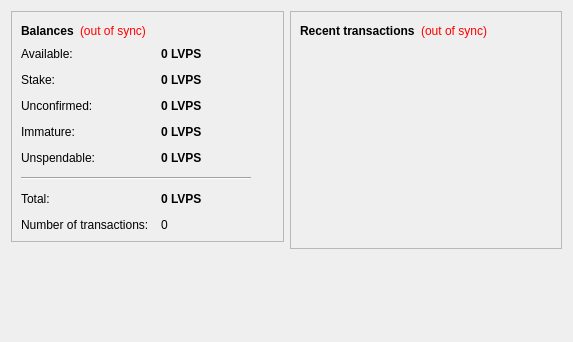
<?xml version="1.0" encoding="UTF-8"?>
<ui version="4.0">
 <class>OverviewPage</class>
 <widget class="QWidget" name="OverviewPage">
  <property name="geometry">
   <rect>
    <x>0</x>
    <y>0</y>
    <width>573</width>
    <height>342</height>
   </rect>
  </property>
  <property name="windowTitle">
   <string>Form</string>
  </property>
  <layout class="QHBoxLayout" name="horizontalLayout" stretch="1,1">
   <item>
    <layout class="QVBoxLayout" name="verticalLayout_2">
     <item>
      <widget class="QFrame" name="frame">
       <property name="frameShape">
        <enum>QFrame::StyledPanel</enum>
       </property>
       <property name="frameShadow">
        <enum>QFrame::Raised</enum>
       </property>
       <layout class="QVBoxLayout" name="verticalLayout_4">
        <item>
         <layout class="QHBoxLayout" name="horizontalLayout_4">
          <item>
           <widget class="QLabel" name="label_5">
            <property name="font">
             <font>
              <weight>75</weight>
              <bold>true</bold>
             </font>
            </property>
            <property name="text">
             <string>Balances</string>
            </property>
           </widget>
          </item>
          <item>
           <widget class="QLabel" name="labelWalletStatus">
            <property name="toolTip">
             <string>The displayed information may be out of date. Your wallet automatically synchronizes with the Levopluscoin network after a connection is established, but this process has not completed yet.</string>
            </property>
            <property name="styleSheet">
             <string notr="true">QLabel { color: red; }</string>
            </property>
            <property name="text">
             <string notr="true">(out of sync)</string>
            </property>
            <property name="alignment">
             <set>Qt::AlignLeading|Qt::AlignLeft|Qt::AlignVCenter</set>
            </property>
           </widget>
          </item>
          <item>
           <spacer name="horizontalSpacer_2">
            <property name="orientation">
             <enum>Qt::Horizontal</enum>
            </property>
            <property name="sizeHint" stdset="0">
             <size>
              <width>40</width>
              <height>20</height>
             </size>
            </property>
           </spacer>
          </item>
         </layout>
        </item>
        <item>
         <layout class="QFormLayout" name="formLayout_2">
          <property name="fieldGrowthPolicy">
           <enum>QFormLayout::AllNonFixedFieldsGrow</enum>
          </property>
          <property name="horizontalSpacing">
           <number>12</number>
          </property>
          <property name="verticalSpacing">
           <number>12</number>
          </property>
          <item row="0" column="0">
           <widget class="QLabel" name="labelAvailableText">
            <property name="toolTip">
             <string>Your current available balance</string>
            </property>
            <property name="text">
             <string>Available:</string>
            </property>
           </widget>
          </item>
          <item row="0" column="1">
           <widget class="QLabel" name="labelAvailable">
            <property name="font">
             <font>
              <weight>75</weight>
              <bold>true</bold>
             </font>
            </property>
            <property name="cursor">
             <cursorShape>IBeamCursor</cursorShape>
            </property>
            <property name="toolTip">
             <string>Your current available balance</string>
            </property>
            <property name="text">
             <string notr="true">0 LVPS</string>
            </property>
            <property name="alignment">
             <set>Qt::AlignLeading|Qt::AlignLeft|Qt::AlignVCenter</set>
            </property>
            <property name="textInteractionFlags">
             <set>Qt::LinksAccessibleByMouse|Qt::TextSelectableByKeyboard|Qt::TextSelectableByMouse</set>
            </property>
           </widget>
          </item>
          <item row="1" column="0">
           <widget class="QLabel" name="label_6">
            <property name="toolTip">
             <string>Total of coins that was staked, and do not yet count toward the current balance</string>
            </property>
            <property name="text">
             <string>Stake:</string>
            </property>
           </widget>
          </item>
          <item row="1" column="1">
           <widget class="QLabel" name="labelStake">
            <property name="font">
             <font>
              <weight>75</weight>
              <bold>true</bold>
             </font>
            </property>
            <property name="cursor">
             <cursorShape>IBeamCursor</cursorShape>
            </property>
            <property name="toolTip">
             <string>Total of coins that was staked, and do not yet count toward the current balance</string>
            </property>
            <property name="text">
             <string notr="true">0 LVPS</string>
            </property>
            <property name="alignment">
             <set>Qt::AlignLeading|Qt::AlignLeft|Qt::AlignVCenter</set>
            </property>
            <property name="textInteractionFlags">
             <set>Qt::LinksAccessibleByMouse|Qt::TextSelectableByKeyboard|Qt::TextSelectableByMouse</set>
            </property>
           </widget>
          </item>
          <item row="2" column="0">
           <widget class="QLabel" name="label_3">
            <property name="toolTip">
             <string>Total of transactions that have yet to be confirmed, and do not yet count toward the current balance</string>
            </property>
            <property name="text">
             <string>Unconfirmed:</string>
            </property>
           </widget>
          </item>
          <item row="2" column="1">
           <widget class="QLabel" name="labelUnconfirmed">
            <property name="font">
             <font>
              <weight>75</weight>
              <bold>true</bold>
             </font>
            </property>
            <property name="cursor">
             <cursorShape>IBeamCursor</cursorShape>
            </property>
            <property name="toolTip">
             <string>Total of transactions that have yet to be confirmed, and do not yet count toward the current balance</string>
            </property>
            <property name="text">
             <string notr="true">0 LVPS</string>
            </property>
            <property name="alignment">
             <set>Qt::AlignLeading|Qt::AlignLeft|Qt::AlignVCenter</set>
            </property>
            <property name="textInteractionFlags">
             <set>Qt::LinksAccessibleByMouse|Qt::TextSelectableByKeyboard|Qt::TextSelectableByMouse</set>
            </property>
           </widget>
          </item>
          <item row="3" column="0">
           <widget class="QLabel" name="labelImmatureText">
            <property name="toolTip">
             <string>Mined balance that has not yet matured</string>
            </property>
            <property name="text">
             <string>Immature:</string>
            </property>
           </widget>
          </item>
          <item row="3" column="1">
           <widget class="QLabel" name="labelImmature">
            <property name="font">
             <font>
              <weight>75</weight>
              <bold>true</bold>
             </font>
            </property>
            <property name="toolTip">
             <string>Mined balance that has not yet matured</string>
            </property>
            <property name="text">
             <string notr="true">0 LVPS</string>
            </property>
            <property name="alignment">
             <set>Qt::AlignLeading|Qt::AlignLeft|Qt::AlignVCenter</set>
            </property>
            <property name="textInteractionFlags">
             <set>Qt::LinksAccessibleByMouse|Qt::TextSelectableByKeyboard|Qt::TextSelectableByMouse</set>
            </property>
           </widget>
          </item>
          <item row="4" column="0">
           <widget class="QLabel" name="labelBalanceWatchOnlyText">
            <property name="toolTip">
             <string>Your unspendable balance</string>
            </property>
            <property name="text">
             <string>Unspendable:</string>
            </property>
           </widget>
          </item>
          <item row="4" column="1">
           <widget class="QLabel" name="labelBalanceWatchOnly">
            <property name="font">
             <font>
              <weight>75</weight>
              <bold>true</bold>
             </font>
            </property>
            <property name="cursor">
             <cursorShape>IBeamCursor</cursorShape>
            </property>
            <property name="toolTip">
             <string>Your unspendable balance</string>
            </property>
            <property name="text">
             <string notr="true">0 LVPS</string>
            </property>
            <property name="alignment">
             <set>Qt::AlignLeading|Qt::AlignLeft|Qt::AlignVCenter</set>
            </property>
            <property name="textInteractionFlags">
             <set>Qt::LinksAccessibleByMouse|Qt::TextSelectableByKeyboard|Qt::TextSelectableByMouse</set>
            </property>
           </widget>
          </item>
          <item row="5" column="0" colspan="2">
           <widget class="Line" name="line">
            <property name="maximumSize">
             <size>
              <width>230</width>
              <height>16777215</height>
             </size>
            </property>
            <property name="orientation">
             <enum>Qt::Horizontal</enum>
            </property>
           </widget>
          </item>
          <item row="6" column="0">
           <widget class="QLabel" name="labelTotalText">
            <property name="toolTip">
             <string>Your current total balance</string>
            </property>
            <property name="text">
             <string>Total:</string>
            </property>
           </widget>
          </item>
          <item row="6" column="1">
           <widget class="QLabel" name="labelTotal">
            <property name="font">
             <font>
              <weight>75</weight>
              <bold>true</bold>
             </font>
            </property>
            <property name="toolTip">
             <string>Your current total balance</string>
            </property>
            <property name="text">
             <string notr="true">0 LVPS</string>
            </property>
            <property name="alignment">
             <set>Qt::AlignLeading|Qt::AlignLeft|Qt::AlignVCenter</set>
            </property>
            <property name="textInteractionFlags">
             <set>Qt::LinksAccessibleByMouse|Qt::TextSelectableByKeyboard|Qt::TextSelectableByMouse</set>
            </property>
           </widget>
          </item>
          <item row="7" column="0">
           <widget class="QLabel" name="label_2">
            <property name="toolTip">
             <string>Total number of transactions in wallet</string>
            </property>
            <property name="text">
             <string>Number of transactions:</string>
            </property>
           </widget>
          </item>
          <item row="7" column="1">
           <widget class="QLabel" name="labelNumTransactions">
            <property name="toolTip">
             <string>Total number of transactions in wallet</string>
            </property>
            <property name="text">
             <string notr="true">0</string>
            </property>
           </widget>
          </item>
         </layout>
        </item>
       </layout>
      </widget>
     </item>
     <item>
      <spacer name="verticalSpacer">
       <property name="orientation">
        <enum>Qt::Vertical</enum>
       </property>
       <property name="sizeHint" stdset="0">
        <size>
         <width>20</width>
         <height>40</height>
        </size>
       </property>
      </spacer>
     </item>
    </layout>
   </item>
   <item>
    <layout class="QVBoxLayout" name="verticalLayout_3">
     <item>
      <widget class="QFrame" name="frame_2">
       <property name="frameShape">
        <enum>QFrame::StyledPanel</enum>
       </property>
       <property name="frameShadow">
        <enum>QFrame::Raised</enum>
       </property>
       <layout class="QVBoxLayout" name="verticalLayout">
        <item>
         <layout class="QHBoxLayout" name="horizontalLayout_2">
          <item>
           <widget class="QLabel" name="label_4">
            <property name="text">
             <string>&lt;b&gt;Recent transactions&lt;/b&gt;</string>
            </property>
           </widget>
          </item>
          <item>
           <widget class="QLabel" name="labelTransactionsStatus">
            <property name="toolTip">
             <string>The displayed information may be out of date. Your wallet automatically synchronizes with the Levopluscoin network after a connection is established, but this process has not completed yet.</string>
            </property>
            <property name="styleSheet">
             <string notr="true">QLabel { color: red; }</string>
            </property>
            <property name="text">
             <string notr="true">(out of sync)</string>
            </property>
            <property name="alignment">
             <set>Qt::AlignRight|Qt::AlignTrailing|Qt::AlignVCenter</set>
            </property>
           </widget>
          </item>
          <item>
           <spacer name="horizontalSpacer">
            <property name="orientation">
             <enum>Qt::Horizontal</enum>
            </property>
            <property name="sizeHint" stdset="0">
             <size>
              <width>40</width>
              <height>20</height>
             </size>
            </property>
           </spacer>
          </item>
         </layout>
        </item>
        <item>
         <widget class="QListView" name="listTransactions">
          <property name="styleSheet">
           <string notr="true">QListView { background: transparent; }</string>
          </property>
          <property name="frameShape">
           <enum>QFrame::NoFrame</enum>
          </property>
          <property name="verticalScrollBarPolicy">
           <enum>Qt::ScrollBarAlwaysOff</enum>
          </property>
          <property name="horizontalScrollBarPolicy">
           <enum>Qt::ScrollBarAlwaysOff</enum>
          </property>
          <property name="selectionMode">
           <enum>QAbstractItemView::NoSelection</enum>
          </property>
         </widget>
        </item>
       </layout>
      </widget>
     </item>
     <item>
      <spacer name="verticalSpacer_2">
       <property name="orientation">
        <enum>Qt::Vertical</enum>
       </property>
       <property name="sizeHint" stdset="0">
        <size>
         <width>20</width>
         <height>40</height>
        </size>
       </property>
      </spacer>
     </item>
    </layout>
   </item>
  </layout>
 </widget>
 <resources/>
 <connections/>
</ui>
